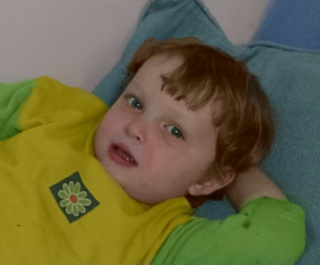
#> input picture tinycv/haze_img/12.jpg, 320 x 265 px
$ jupyter execute equalize_hist.ipynb   (shell and % lines are left out)
#> lines starting #> are read from the running program, lines starting #| are printed output that depends on the picture
# Implemention of Histogram Equalization Algorithms

[cell 1]
## load images and compute histogram
import numpy as np
import cv2
import matplotlib.pyplot as plt

src=cv2.imread('haze_img/12.jpg')
#> src is the input picture: shape (265, 320, 3); mean B, G, R 64.4, 101.4, 104.7
plt.title('src')
plt.axis('off')
plt.imshow(src[:,:,::-1])

[cell 2]
gray=cv2.cvtColor(src,cv2.COLOR_RGB2GRAY)
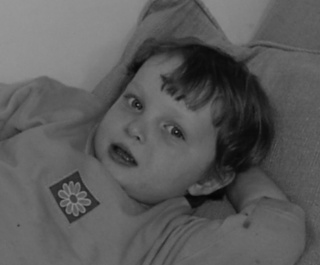
#> gray: shape (265, 320); min 4, max 151, mean 90.7
plt.title('gray')
plt.axis('off')
plt.imshow(gray,cmap='gray')

[cell 3]
def hist(img_single_channel):
    hist=np.bincount(img_single_channel.reshape(-1,))
#> hist = 152 values, max 2399 at index 104, min 0 at index 0, mean 557.9
    hist=list(hist)+(256-len(hist))*[0]
#> hist = 256 values, max 2399 at index 104, min 0 at index 0, mean 331.2
    return np.array(hist)
h_gray=hist(gray)
#> h_gray has the same summary as hist in hist
h_blue=hist(src[:,:,0])
#> h_blue = 256 values, max 2655 at index 0, min 0 at index 150, mean 331.2
h_green=hist(src[:,:,1])
#> h_green = 256 values, max 1977 at index 135, min 0 at index 0, mean 331.2
h_red=hist(src[:,:,2])
#> h_red = 256 values, max 2535 at index 148, min 0 at index 0, mean 331.2
plt.plot(range(len(h_gray)),h_gray,label='gray',color='k')
plt.plot(range(len(h_blue)),h_blue,label='blue',color='b')
plt.plot(range(len(h_green)),h_green,label='green',color='g')
plt.plot(range(len(h_red)),h_red,label='red',color='r')
plt.legend()
plt.show()
#> figure, not shown here; curve peaks at x = 104, y = 2399; curve peaks at x = 0, y = 2655; curve peaks at x = 135, y = 1977

compute cumulative distribution c(I)
$c(I)=\frac{1}{N}\sum_{i=0}^Ih(i)=c(I-1)+\frac{1}{N}h(I)$

[cell 4]
def compute_c(h):
    c=np.zeros((256,))
    N=np.sum(h)
#> N = 84800
    c[0]=h[0]*1./N
    for i in range(1,256):
        c[i]=c[i-1]+1.*h[i]/N
#> after the loop, c = 256 values from 0 to 1
    return np.round((c*255).astype(np.uint8))
c_gray=compute_c(h_gray)
#> c_gray = 256 values from 0 to 254
plt.plot(range(len(c_gray)),c_gray,label='c_gray',color='k')
plt.legend()
plt.show()
#> figure, not shown here; curve peaks at x = 148, y = 254

[cell 5]
# equalize hist using c
def base_equalize_hist(src_single_channel):
    h=hist(src_single_channel)
#> h has the same summary as hist in hist
    c=compute_c(h)
#> c = 256 values from 0 to 254
    dst=np.ones_like(src_single_channel)
    h,w=dst.shape[:2]
#> h = 265; w = 320
    for i in range(h):
        for j in range(w):
            dst[i,j]=c[src_single_channel[i,j]]
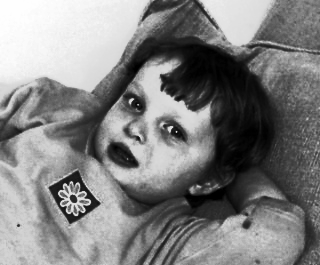
#> dst: shape (265, 320); min 0, max 254, mean 128.8
    return dst

equalized=base_equalize_hist(gray)
plt.title('equalized gray')
plt.axis('off')
plt.imshow(equalized,cmap='gray')

[cell 6]
h_equalized=np.bincount(equalized.reshape(-1,))
#> h_equalized = 255 values, max 2399 at index 192, min 0 at index 4, mean 332.5
plt.plot(range(len(h_equalized)),h_equalized,label='equalized',color='b')
plt.legend()
plt.show()
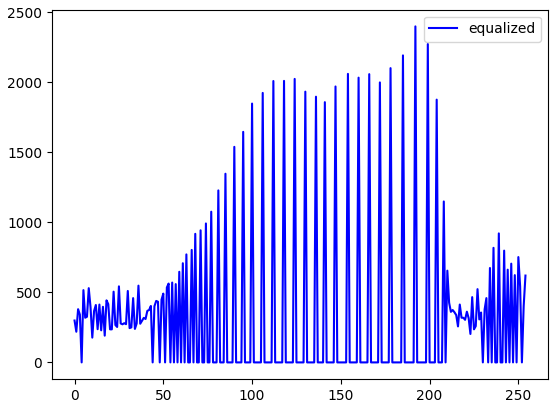
#> figure drawn by matplotlib, 1 panel; curve peaks at x = 192, y = 2399

Using a mapping function
$f(I)=\alpha c(I)+(1-\alpha)I$

[cell 7]
def equalize_hist_with_alpha(src_single_channel,alpha=0.5):
#> called with alpha = 0.8
    h=hist(src_single_channel)
#> h has the same summary as hist in hist
    c=compute_c(h)
#> c = 256 values from 0 to 254
    dst=np.ones_like(src_single_channel)
    h,w=dst.shape[:2]
#> h = 265; w = 320
    for i in range(h):
        for j in range(w):
            dst[i,j]=alpha*c[src_single_channel[i,j]]+(1-alpha)*src_single_channel[i,j]
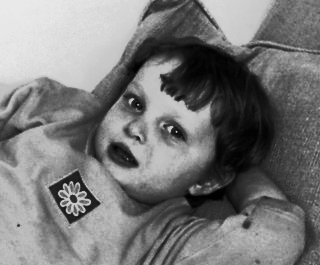
#> dst: shape (265, 320); min 0, max 233, mean 120.7
    return dst.astype(np.uint8)

equalized_with_alpha=equalize_hist_with_alpha(gray,alpha=0.8)
plt.title('equalized gray with alpha')
plt.axis('off')
plt.imshow(equalized_with_alpha,cmap='gray')

[cell 8]
h_equalized_with_alpha=hist(equalized_with_alpha)
#> h_equalized_with_alpha = 256 values, max 2399 at index 174, min 0 at index 6, mean 331.2
plt.plot(range(len(h_equalized_with_alpha)),h_equalized_with_alpha,label='equalized_with_alpha',color='b')
plt.legend()
plt.show()
#> figure, not shown here; curve peaks at x = 174, y = 2399

Equalize on all channels

[cell 9]
b,g,r=cv2.split(src)
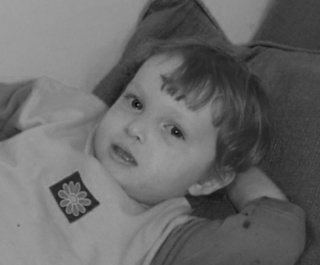
#> r: shape (265, 320); min 7, max 159, mean 104.7
Y=gray
Y_equalized=base_equalize_hist(np.round(Y).astype(np.uint8))
sum_=np.sum(src,axis=2)
eps=1e-5
b_ratio=b*1./(sum_+eps)
g_ratio=g*1./(sum_+eps)
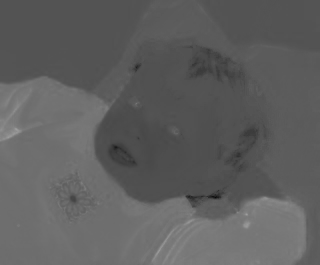
#> g_ratio: shape (265, 320) float64; min 0.0333, max 0.623, mean 0.375
r_ratio=r*1./(sum_+eps)
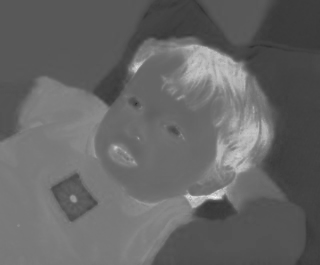
#> r_ratio: shape (265, 320) float64; min 0.171, max 0.967, mean 0.4
Y_ratio=Y_equalized/(Y+eps)
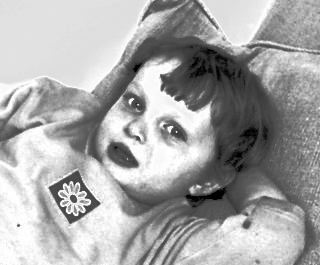
#> Y_ratio: shape (265, 320) float64; min 0, max 1.94, mean 1.27; drawn with min black and max white
b_new=Y_ratio*b_ratio
g_new=Y_ratio*g_ratio
r_new=Y_ratio*r_ratio

color_equalized=(cv2.merge((b_new,g_new,r_new))*255).astype(np.uint8)
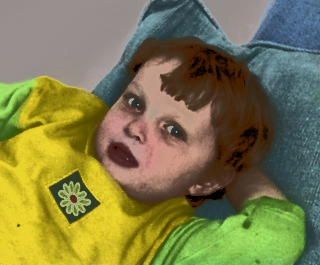
#> color_equalized: shape (265, 320, 3); mean B, G, R 74.7, 122.9, 125.9
plt.imshow(color_equalized[:,:,::-1])

[cell 10]
h_gray=hist(Y)
h_blue=hist(color_equalized[:,:,0])
#> h_blue = 256 values, max 3519 at index 142, min 0 at index 189, mean 331.2
h_green=hist(color_equalized[:,:,1])
#> h_green = 256 values, max 4533 at index 144, min 0 at index 1, mean 331.2
h_red=hist(color_equalized[:,:,2])
#> h_red = 256 values, max 5015 at index 152, min 0 at index 1, mean 331.2
plt.plot(range(len(h_gray)),h_gray,label='gray',color='k')
plt.plot(range(len(h_blue)),h_blue,label='blue',color='b')
plt.plot(range(len(h_green)),h_green,label='green',color='g')
plt.plot(range(len(h_red)),h_red,label='red',color='r')
plt.legend()
plt.show()
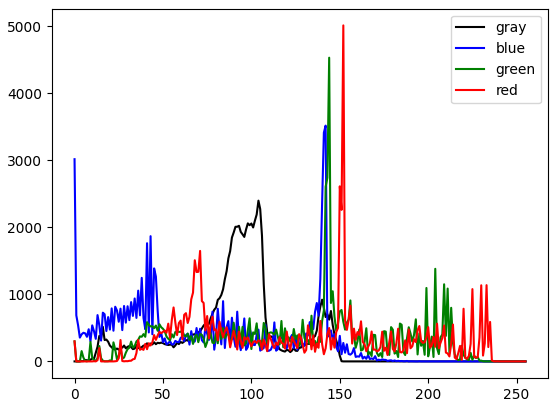
#> figure drawn by matplotlib, 1 panel; curve peaks at x = 104, y = 2399; curve peaks at x = 142, y = 3519; curve peaks at x = 144, y = 4533

$ run again, with tinycv/haze_img/1.jpg copied over tinycv/haze_img/12.jpg
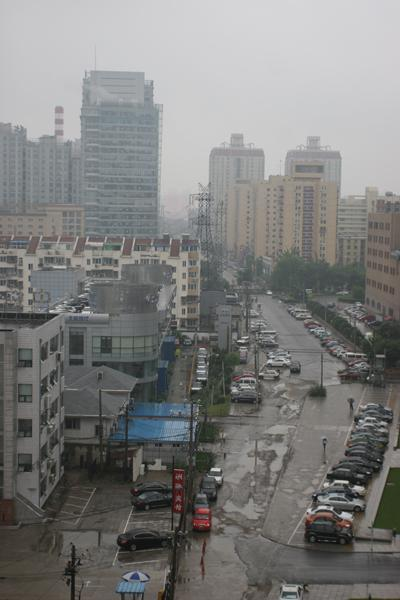
#> input picture tinycv/haze_img/1.jpg, 400 x 600 px
#> src is the input picture: shape (600, 400, 3); mean B, G, R 124.4, 125.7, 125.5
#> in hist, `hist=np.bincount(img_single_channel.reshape(-1,))`: hist = 224 values, max 4283 at index 205, min 0 at index 0, mean 1071.4
#> in hist, `hist=list(hist)+(256-len(hist))*[0]`: hist = 256 values, max 4283 at index 205, min 0 at index 0, mean 937.5
#> h_gray has the same summary as hist in hist
#> `h_blue=hist(src[:,:,0])`: h_blue = 256 values, max 3956 at index 210, min 0 at index 1, mean 937.5
#> `h_green=hist(src[:,:,1])`: h_green = 256 values, max 5823 at index 205, min 0 at index 0, mean 937.5
#> `h_red=hist(src[:,:,2])`: h_red = 256 values, max 4922 at index 205, min 0 at index 0, mean 937.5
#> N = 240000
#> after the loop in compute_c, `for i in range(1,256):`: c = 256 values from 0 to 1
#> c_gray = 256 values from 0 to 255
#> in base_equalize_hist, `h=hist(src_single_channel)`: h has the same summary as hist in hist
#> after the loop in base_equalize_hist, `for i in range(h):`:
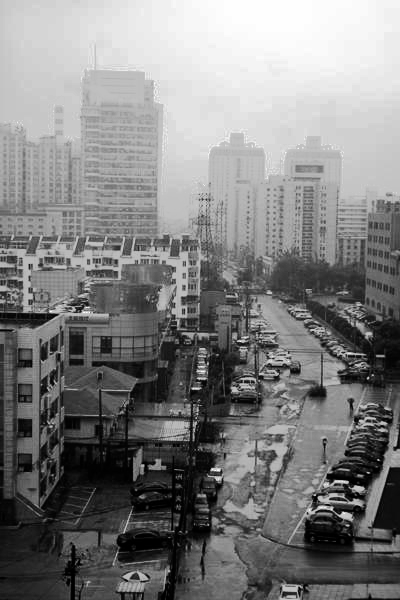
#> dst: shape (600, 400); min 0, max 255, mean 128
#> h_equalized = 256 values, max 4283 at index 227, min 0 at index 22, mean 937.5
#> in equalize_hist_with_alpha, `h=hist(src_single_channel)`: h has the same summary as hist in hist
#> in equalize_hist_with_alpha, `c=compute_c(h)`: c = 256 values from 0 to 255
#> h_equalized_with_alpha = 256 values, max 4283 at index 222, min 0 at index 28, mean 937.5
#> `h_blue=hist(color_equalized[:,:,0])`: h_blue = 256 values, max 10941 at index 100, min 0 at index 129, mean 937.5
#> `h_green=hist(color_equalized[:,:,1])`: h_green = 256 values, max 10231 at index 100, min 0 at index 111, mean 937.5
#> `h_red=hist(color_equalized[:,:,2])`: h_red = 256 values, max 11071 at index 95, min 0 at index 1, mean 937.5
#> `plt.show()`:
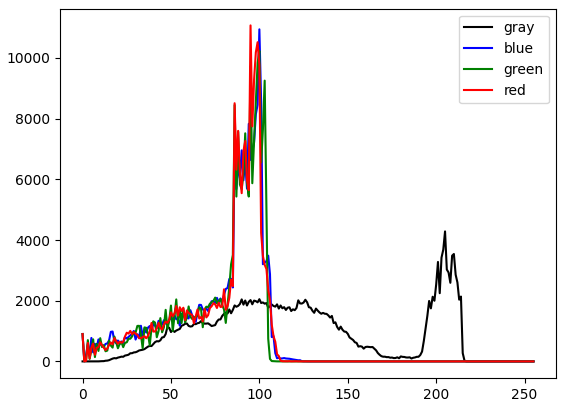
#> figure drawn by matplotlib, 1 panel; curve peaks at x = 205, y = 4283; curve peaks at x = 100, y = 10941; curve peaks at x = 100, y = 10231

$ run again, with tinycv/haze_img/2.jpg copied over tinycv/haze_img/12.jpg
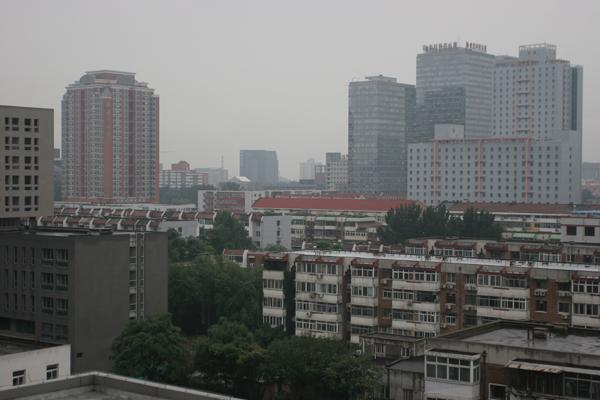
#> input picture tinycv/haze_img/2.jpg, 600 x 400 px
#> src is the input picture: shape (400, 600, 3); mean B, G, R 108.4, 109.4, 108.6
#> in hist, `hist=np.bincount(img_single_channel.reshape(-1,))`: hist = 210 values, max 8003 at index 196, min 0 at index 2, mean 1142.9
#> in hist, `hist=list(hist)+(256-len(hist))*[0]`: hist = 256 values, max 8003 at index 196, min 0 at index 2, mean 937.5
#> h_gray has the same summary as hist in hist
#> `h_blue=hist(src[:,:,0])`: h_blue = 256 values, max 8328 at index 196, min 0 at index 1, mean 937.5
#> `h_green=hist(src[:,:,1])`: h_green = 256 values, max 8975 at index 196, min 0 at index 206, mean 937.5
#> `h_red=hist(src[:,:,2])`: h_red = 256 values, max 8497 at index 196, min 0 at index 3, mean 937.5
#> N = 240000
#> after the loop in compute_c, `for i in range(1,256):`: c = 256 values from 4.17e-06 to 1
#> c_gray = 256 values from 0 to 255
#> in base_equalize_hist, `h=hist(src_single_channel)`: h has the same summary as hist in hist
#> h_equalized = 256 values, max 8003 at index 249, min 0 at index 4, mean 937.5
#> in equalize_hist_with_alpha, `h=hist(src_single_channel)`: h has the same summary as hist in hist
#> in equalize_hist_with_alpha, `c=compute_c(h)`: c = 256 values from 0 to 255
#> h_equalized_with_alpha = 256 values, max 8003 at index 238, min 0 at index 7, mean 937.5
#> `h_blue=hist(color_equalized[:,:,0])`: h_blue = 256 values, max 12069 at index 107, min 0 at index 1, mean 937.5
#> `h_green=hist(color_equalized[:,:,1])`: h_green = 256 values, max 14865 at index 102, min 0 at index 1, mean 937.5
#> `h_red=hist(color_equalized[:,:,2])`: h_red = 256 values, max 14964 at index 102, min 0 at index 1, mean 937.5
#> `plt.show()`:
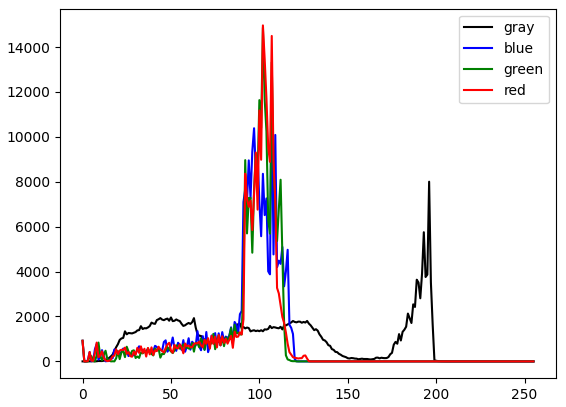
#> figure drawn by matplotlib, 1 panel; curve peaks at x = 196, y = 8003; curve peaks at x = 107, y = 12069; curve peaks at x = 102, y = 14865
